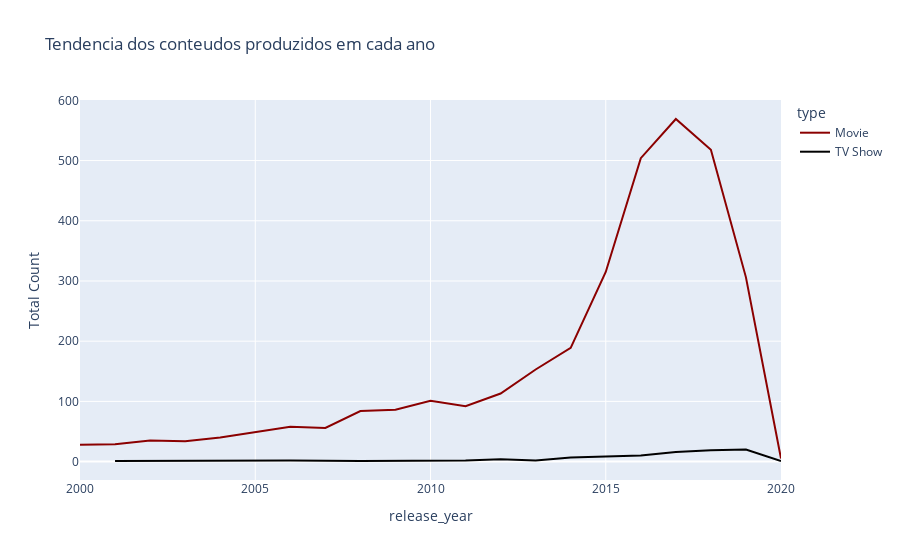

The notebook cell saved with this chart:
### Markdown cell above
**Filmes e series produzidas a partir dos anos 2000**

### Code cell
import plotly.express as px 
producao = netflix_dados[["release_year", "type"]]

producao = producao[producao['release_year']>=2000]
producao = producao.groupby(['release_year', 'type']).size().reset_index(name='Total Count')

graph = px.line(producao, x = "release_year", y="Total Count", color = "type", color_discrete_sequence=["darkred", "black"], title = ("Tendencia dos conteudos produzidos em cada ano"))
graph.show()

### Figure 1 — Plotly figure (JSON) as saved in the notebook; plotly's stock layout.template omitted (floating-point values rounded to 4 significant figures)
{"data": [{"hovertemplate": "type=Movie<br>release_year=%{x}<br>Total Count=%{y}<extra></extra>", "legendgroup": "Movie", "line": {"color": "darkred", "dash": "solid"}, "marker": {"symbol": "circle"}, "mode": "lines", "name": "Movie", "orientation": "v", "showlegend": true, "type": "scatter", "x": [2000, 2001, 2002, 2003, 2004, 2005, 2006, 2007, 2008, 2009, 2010, 2011, 2012, 2013, 2014, 2015, 2016, 2017, 2018, 2019, 2020], "xaxis": "x", "y": [28, 29, 35, 34, 40, 49, 58, 56, 84, 86, 101, 92, 113, 153, 189, 315, 504, 569, 518, 306, 5], "yaxis": "y"}, {"hovertemplate": "type=TV Show<br>release_year=%{x}<br>Total Count=%{y}<extra></extra>", "legendgroup": "TV Show", "line": {"color": "black", "dash": "solid"}, "marker": {"symbol": "circle"}, "mode": "lines", "name": "TV Show", "orientation": "v", "showlegend": true, "type": "scatter", "x": [2001, 2006, 2008, 2010, 2011, 2012, 2013, 2014, 2015, 2016, 2017, 2018, 2019, 2020], "xaxis": "x", "y": [1, 2, 1, 1, 2, 4, 2, 7, 9, 10, 16, 19, 20, 1], "yaxis": "y"}], "layout": {"legend": {"title": {"text": "type"}, "tracegroupgap": 0}, "title": {"text": "Tendencia dos conteudos produzidos em cada ano"}, "xaxis": {"anchor": "y", "domain": [0, 1], "title": {"text": "release_year"}}, "yaxis": {"anchor": "x", "domain": [0, 1], "title": {"text": "Total Count"}}}}
